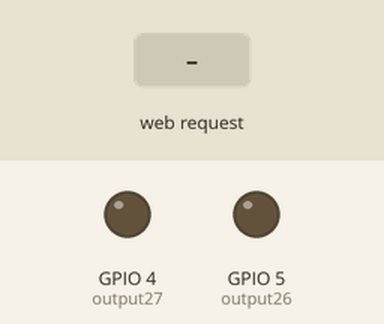
Simulated run of this sketch. Board: ESP32. Shown: output pins drawn as LEDs (lit = HIGH). The inputs (shaded band) are chosen by the test bench. WiFi joins after 1.5 s; servers stay silent unless stated; what the sketch prints to the serial monitor is not drawn.

Above: at 2.7 s.
2.8 s: HTTP request GET /26/on received
At 3.2 s:
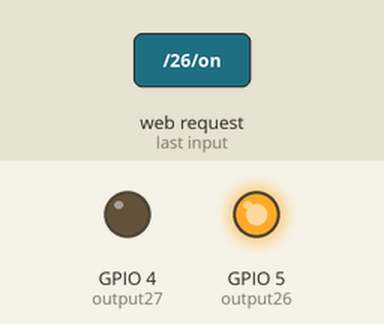
4.3 s: HTTP request GET /27/on received
At 5.5 s:
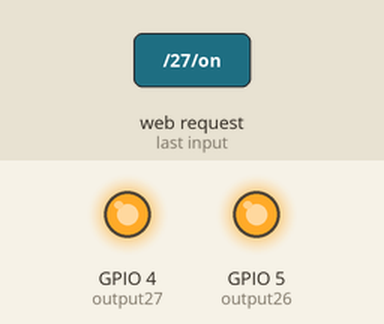
5.8 s: HTTP request GET /26/off received
At 6.6 s:
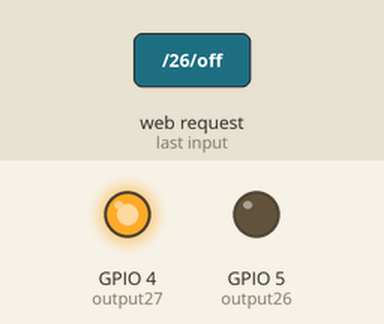
7.3 s: HTTP request GET /27/off received
At 7.8 s:
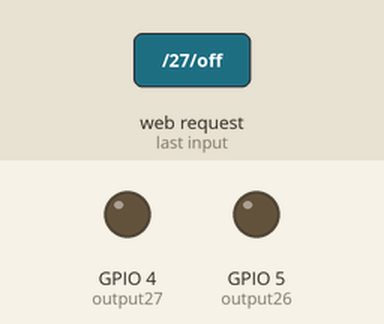
Timing chart, 0 to 9.8 s (numbered marks = the images above; inputs shaded):
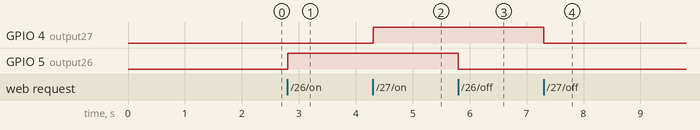

Measured:
- after the input at 2.8 s, GPIO 5 (output26): LOW → HIGH at once
- after the input at 4.3 s, GPIO 4 (output27): LOW → HIGH at once
- after the input at 5.8 s, GPIO 5 (output26): HIGH → LOW at once
- after the input at 7.3 s, GPIO 4 (output27): HIGH → LOW at once

The sketch:

Wifi.ino
```cpp
#include <WiFi.h>

// Замените на свой идентификатор и пароль
const char* ssid = "xxxxxx";
const char* password = "xxxxx";

// Номер порта для сервера
WiFiServer server(80);

// HTTP-запрос
String header;

// текущее состояние кнопки
String output26State = "off";
String output27State = "off";

// Номера выводов
const int output26 = 5;
const int output27 = 4;

void setup() {
  Serial.begin(115200);
  // Настраиваем выводы платы
  pinMode(output26, OUTPUT);
  pinMode(output27, OUTPUT);
  // Переводим выводы в LOW
  digitalWrite(output26, LOW);
  digitalWrite(output27, LOW);

  // Подключаемся к Wi-Fi
  Serial.print("Connecting to ");
  Serial.println(ssid);
  WiFi.begin(ssid, password);
  while (WiFi.status() != WL_CONNECTED) {
    delay(500);
    Serial.print(".");
  }
  // Выводим локальный IP-адрес и запускаем сервер
  Serial.println("");
  Serial.println("WiFi connected.");
  Serial.println("IP address: ");
  Serial.println(WiFi.localIP());
  server.begin();
}

void loop() {
  WiFiClient client = server.available(); // прослушка входящих клиентов
  if (client) { // Если подключается новый клиент,
    Serial.println("New Client."); // выводим сообщение
    String currentLine = "";
    while (client.connected()) { // цикл, пока есть соединение клиента
      if (client.available()) { // если от клиента поступают данные,
        char c = client.read(); // читаем байт, затем
        Serial.write(c); // выводим на экран
        header += c;
        if (c == '\n') { // если байт является переводом строки
          // если пустая строка, мы получили два символа перевода строки
          // значит это конец HTTP-запроса, формируем ответ сервера:
          if (currentLine.length() == 0) {
            // HTTP заголовки начинаются с кода ответа (напр., HTTP / 1.1 200 OK)
            // и content-type, затем пустая строка:
            client.println("HTTP/1.1 200 OK");
            client.println("Content-type:text/html");
            client.println("Connection: close");
            client.println();

            // Включаем или выключаем светодиоды
            if (header.indexOf("GET /26/on") >= 0) {
              Serial.println("GPIO 26 on");
              output26State = "on";
              digitalWrite(output26, HIGH);
            } else if (header.indexOf("GET /26/off") >= 0) {
              Serial.println("GPIO 26 off");
              output26State = "off";
              digitalWrite(output26, LOW);
            } else if (header.indexOf("GET /27/on") >= 0) {
              Serial.println("GPIO 27 on");
              output27State = "on";
              digitalWrite(output27, HIGH);
            } else if (header.indexOf("GET /27/off") >= 0) {
              Serial.println("GPIO 27 off");
              output27State = "off";
              digitalWrite(output27, LOW);
            }
            // Формируем веб-страницу на сервере
            client.println("<!DOCTYPE html><html>");
            client.println("<head><meta name=\"viewport\" content=\"width=device-width, initial-scale=1\">");
            client.println("<link rel=\"icon\" href=\"data:,\">");
            // CSS для кнопок
            // можете менять под свои нужды
            client.println("<style>html { font-family: Helvetica; display: inline-block; margin: 0px auto; text-align: center;}");
            client.println(".button { background-color: #4CAF50; border:  none; color: white; padding: 16px 40px;");
            client.println("text-decoration: none; font-size: 30px; margin: 2px; cursor: pointer;}");
            client.println(".button2 {background-color:#555555;}</style></head>");
            client.println("<body><h1>ESP32 Web Server</h1>");
            // Выводим текущее состояние кнопок
            client.println("<p>GPIO 26 - State " + output26State + "</p>");
            // Если output26State сейчас off, то выводим надпись ON
            if (output26State == "off") {
              client.println("<p><a href=\"/26/on\"><button class=\"button\">ON</button></a></p>");
            } else {
              client.println("<p><a href=\"/26/off\"><button class=\"button button2\">OFF</button></a></p>");
            }
            // Аналогично для второй кнопки
            client.println("<p>GPIO 27 - State " + output27State + "</p>");
            if (output27State == "off") {
              client.println("<p><a href=\"/27/on\"><button class=\"button\">ON</button></a></p>");
            } else {
              client.println("<p><a href=\"/27/off\"><button class=\"button button2\">OFF</button></a></p>");
            }
            client.println("</body></html>");
            // HTTP-ответ завершается пустой строкой
            client.println();
            break;
          } else { // если получили новую строку, очищаем currentLine
            currentLine = "";
          }
        } else if (c != '\r') { // Если получили что-то ещё кроме возврата строки,
          currentLine += c; // добавляем в конец currentLine
        }
      }
    }
    // Очистим переменную
    header = "";
    // Закрываем соединение
    client.stop();
    Serial.println("Client disconnected.");
    Serial.println("");
  }

}
```
